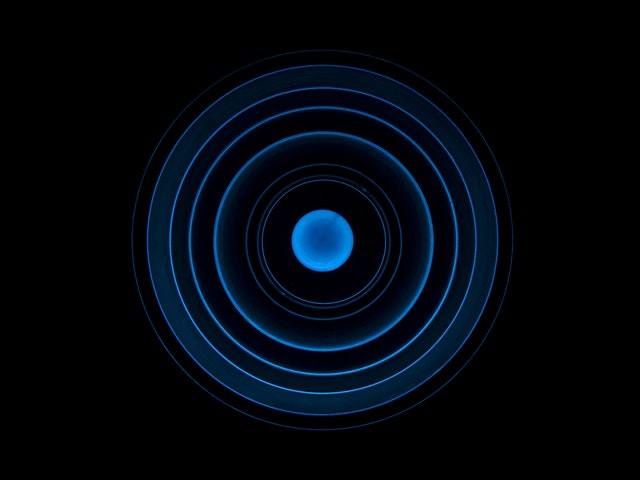
#> input picture read & show/image.jpg, 640 x 480 px
$ python circle.py
#> lines starting #> are read from the running program, lines starting #| are printed output that depends on the picture; after the words box and inside, x2 and y2 are one past the last pixel; in counts of white or black regions, pixels touching at a corner belong together
import cv2

image = cv2.imread("image.jpg")
#> image is the input picture: shape (480, 640, 3); mean B, G, R 14.4, 7.1, 1
cv2.circle(image, (150, 150), 60, (0, 0, 255), 10)
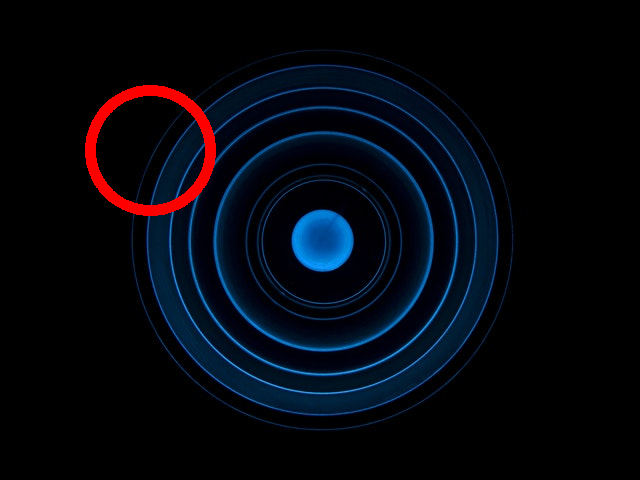
#> image: shape (480, 640, 3); 1.35% of pixels changed, all inside (x1, y1, x2, y2) = (85, 85, 216, 216)

cv2.imshow("Circle", image)
cv2.waitKey(0)
